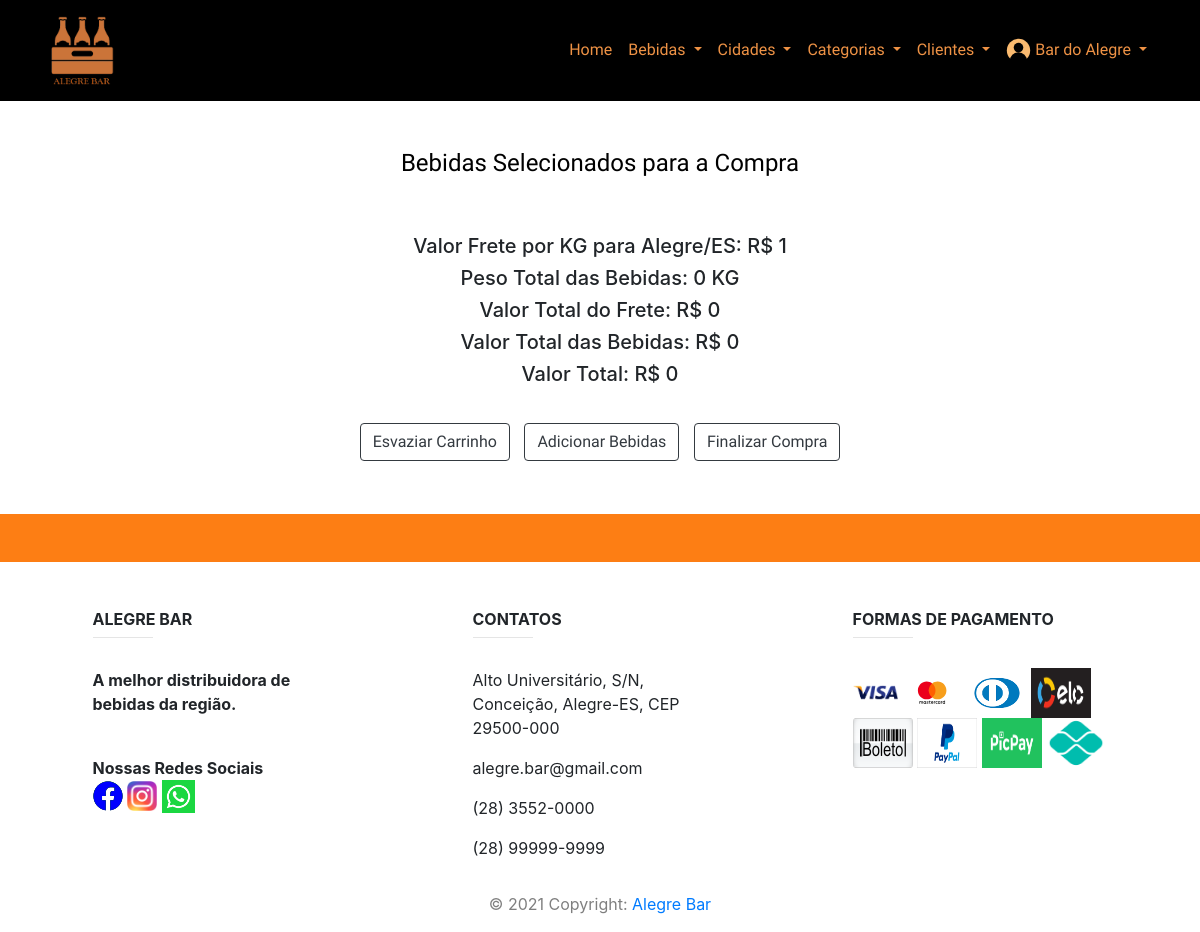
The app's page /exibirCarrinho.php (signed in) with its own data.
### tables this page shows
CREATE TABLE `cidades` (
  `id_cidade` int(11) NOT NULL,
  `cidade` varchar(30) NOT NULL,
  `estado` varchar(2) NOT NULL,
  `CEP` varchar(9) NOT NULL,
  `valorfrete_porPeso` float NOT NULL
);

### dao/cidadeDAO.php (called while the page is built, shortened)
<?php
require_once 'conexao.php';
  class CidadeDAO
  {
    private $con;
    public function CidadeDAO()
    {
        $c         = new Conexao();
        $this->con = $c->getConexao();
    }
    public function getCidade($id)
    {
      $sql = $this->con->prepare("select * from cidades where id_cidade = :id");
      $sql->bindValue(':id', (int) $id);
      $sql->execute();
      return $sql->fetch(PDO::FETCH_OBJ);
    }
  }
?>

### dao/conexao.php (called while the page is built, shortened)
<?php
class Conexao
{
    private $servidor_mysql = 'localhost';
    private $nome_banco     = 'distribuidora';
    private $usuario        = 'root';
    private $senha          = '';
    public function getConexao()
    {
        $this->con = new PDO("mysql:host=$this->servidor_mysql;dbname=$this->nome_banco", "$this->usuario", "$this->senha");
        return $this->con;
    }
}

### exibirCarrinho.php (the view, shortened to what this page needs)
<?php
require_once "cabecalho.php";
require_once "dao/cidadeDAO.php";
if (isset($_SESSION["Cliente"])) {
    $cliente = $_SESSION["Cliente"];
}
$cidadeDAO = new cidadeDAO();
$cidade = $cidadeDAO->getCidade($cliente->id_cidade);
$Frete = $cidade->valorfrete_porPeso;
?>
						<center><h4>Bebidas Selecionados para a Compra</h4></center>
						<br>
      <?php
$Peso      = 0;
$valorTotalbebidas = 0;
$valorfrete = $Frete * $Peso;
$valorTotal = ($valorTotalbebidas + $valorfrete);
?>
<br>
<div class="container">
  <center>
	<h5>Valor Frete por KG para <?php echo $cidade->cidade?>/<?php echo $cidade->estado?>: R$ <?php echo $Frete ?></h5>
	<h5>Peso Total das Bebidas: <?php echo $Peso ?> KG</h5>
	<h5>Valor Total do Frete: R$ <?php echo $valorfrete ?></h5>
	<h5>Valor Total das Bebidas: R$ <?php echo $valorTotalbebidas ?></h5>
	<h5>Valor Total: R$ <?php echo $valorTotal?></h5>
	<br>
	<a id="botaoEsvaziarCarrinho" href="controllers/controllerCarrinho.php?opcao=4"><button type="submit" class="btn btn-outline-dark">Esvaziar Carrinho</button></a>
	<a href="bebidas.php"><button class="btn btn-outline-dark">Adicionar Bebidas</button></a>
	<a id="botaoFinalizarCompra" href="controllers/controllerCompra.php?opcao=1"><button type="submit" class="btn btn-outline-dark">Finalizar Compra</button></a>
  </center>
</div>
<?php
require_once "rodape.php";
?>

### css/styles.css (style rules this page uses)
h4 { margin : 10px; font-family: 'Bungee', cursive; color:#000000; }
*.btn { font-family: 'Bungee', cursive; margin: 5px; }

### records on screen
cidades: cidade "Alegre", estado "ES", valorfrete_porPeso "1", valorfrete_porPeso "0"

### other values on screen
$cliente->nome "Bar do Alegre"
$Peso "0"
$valorTotalbebidas "0"
